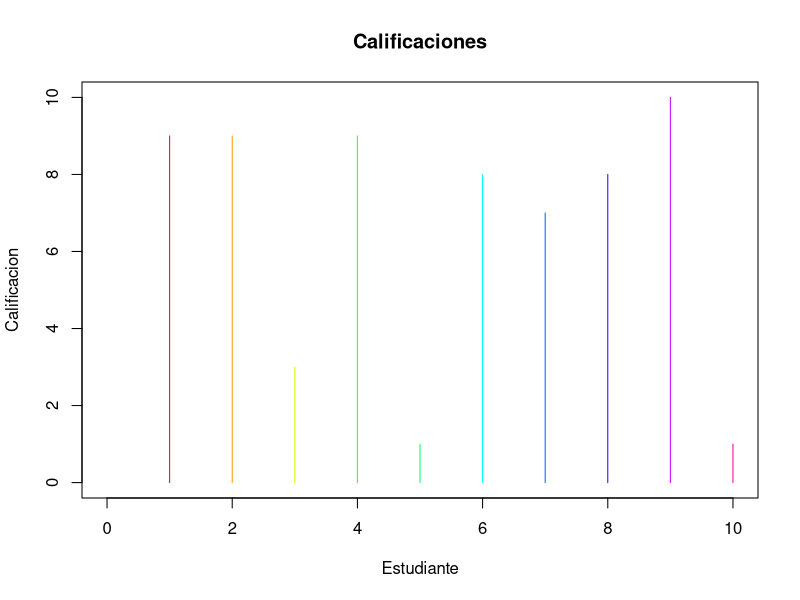

Recreate this plot in R.
## ---- chunk 1
#Tarea 4
## Al menos 3 funciones distintas, al menos uno de ellos realiza una gráfica utilizando ggplot
#Funciones
###Existen varias funciones pre-cargadas en R las cuales puede ser utilizadas a la vez para esscribir nuevas funciones.Se tiene operaciones para las cuales no se tiene funciones definidas, por lo tanto deben ser escritas. Una función es un bloque de instrucciones que pueden ser utilizadas continuamente en un programa, es decir, permite automatizar operaciones. Generar funciones es más productivo que copiar y pegar las instrucciones cada vez que se necesita, por lo tanto tiene las siguientes ventajas:

###Se asigna un identificador que permite reconocer lo que realiza la función.

#*Se requiere pocos cambios, en general solamente los argumentos.

#*Se evita errores accidentales que pueden ocurrir al copiar y pegar.

#*Se puede utilizar para escribir nuevas funciones.

#*Se tiene una forma compacta para operar.

#*Facilita el aprendizaje del lenguaje de programación.

##Basicamente: La estructura de una función:

#"nombreFuncion <- function(argumento1, argumento2, ...){instruciones return(resultado)}"
## ---- chunk 2
cuadrado <- function(x)
  {y = x*exp(2) 
  return(y)}
cuadrado(2)
potencia <- function(x=2, y=1)
  {pot = x**y
  return(pot)}
potencia()
## ---- chunk 3
Alumnos <- data.frame(
  Numero = paste("#",seq(1,10,by=2)),
  Edad = sample(15:18,10,TRUE),
  Calificacion = sample(1:10,10,TRUE),
  Genero = sample(c("Mujer", "Hombre"),10,TRUE),
Materia = sample(c("Matematicas","Ciencias","Lengua", "Ingles"),10,TRUE))
promedio <- function(x) 
  {total <- 0
  n <- length(x)
    for (i in seq_along(x)) 
    {total <- total + x[i] / n}
    total}
  promedio(Alumnos$Calificacion)
  promedio(Alumnos$Edad)
  Alumnos
  plot(Alumnos$Calificacion, main = "Calificaciones", type = 'h', col = rainbow(10), bg="brown3", xlim = c(0, 10), ylim = c(0, 10),xlab = "Estudiante", ylab = "Calificacion")

## ---- chunk 4

## ---- chunk 5

